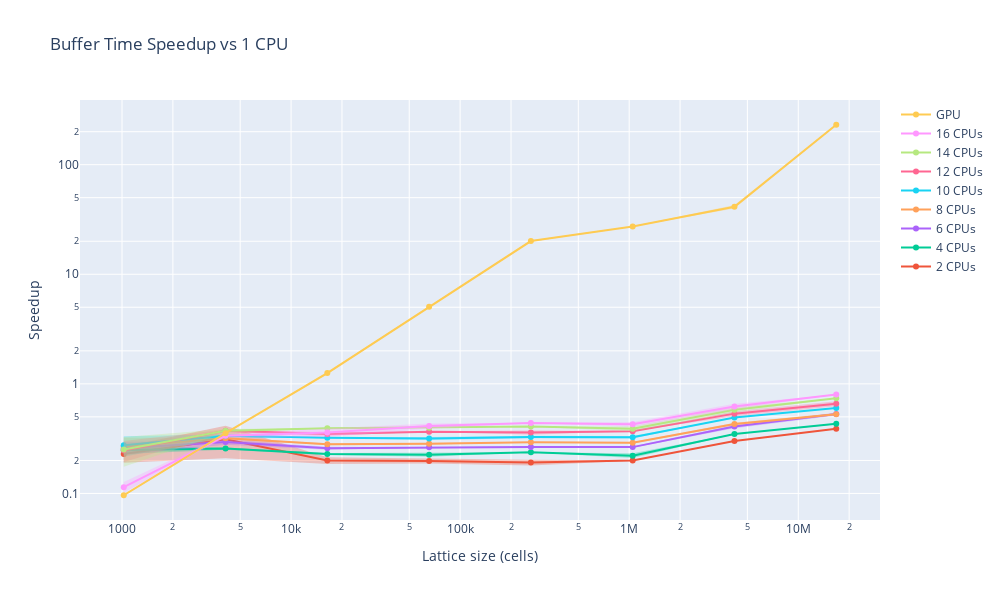

This figure's notebook cell:
### Code cell
fig = go.Figure()

for idx, (name, dfs, _) in enumerate(runs_parallel):
    for i, df in enumerate(dfs):
        dfs[i]["speedup"] = cpu_df["avgBufferTime"] / df["avgBufferTime"]

    df = pd.concat(dfs)
    df["size"] **= 2
    add_mean_std_trace(fig, df, name, idx + 1, "speedup")

fig.update_layout(title="Buffer Time Speedup vs 1 CPU", xaxis_title='Lattice size (cells)', yaxis_title="Speedup", width=plot_width, height=plot_height)
fig.update_xaxes(type="log")
fig.update_yaxes(type="log")
fig.show()

### Figure 1 — Plotly figure (JSON) as saved in the notebook; plotly's stock layout.template omitted (floating-point values rounded to 4 significant figures)
{"data": [{"line": {"color": "#EF553B"}, "mode": "lines+markers", "name": "2 CPUs", "type": "scatter", "x": [1024, 4096, 16384, 65536, 262144, 1048576, 4194304, 16777216], "y": [0.2288, 0.3117, 0.1997, 0.1977, 0.1913, 0.1995, 0.3015, 0.3891]}, {"line": {"width": 0}, "mode": "lines", "name": "2 CPUs upper", "showlegend": false, "type": "scatter", "x": [1024, 4096, 16384, 65536, 262144, 1048576, 4194304, 16777216], "y": [0.2674, 0.4143, 0.2136, 0.208, 0.2029, 0.2006, 0.3033, 0.3913]}, {"fill": "tonexty", "fillcolor": "rgba(239, 85, 59, 0.30)", "line": {"width": 0}, "mode": "lines", "name": "2 CPUs lower", "showlegend": false, "type": "scatter", "x": [1024, 4096, 16384, 65536, 262144, 1048576, 4194304, 16777216], "y": [0.1903, 0.2091, 0.1859, 0.1874, 0.1796, 0.1984, 0.2997, 0.3869]}, {"line": {"color": "#00CC96"}, "mode": "lines+markers", "name": "4 CPUs", "type": "scatter", "x": [1024, 4096, 16384, 65536, 262144, 1048576, 4194304, 16777216], "y": [0.2496, 0.2565, 0.2293, 0.2254, 0.2371, 0.2213, 0.3483, 0.4321]}, {"line": {"width": 0}, "mode": "lines", "name": "4 CPUs upper", "showlegend": false, "type": "scatter", "x": [1024, 4096, 16384, 65536, 262144, 1048576, 4194304, 16777216], "y": [0.2705, 0.2627, 0.2337, 0.2348, 0.2376, 0.2322, 0.3504, 0.4357]}, {"fill": "tonexty", "fillcolor": "rgba(0, 204, 150, 0.30)", "line": {"width": 0}, "mode": "lines", "name": "4 CPUs lower", "showlegend": false, "type": "scatter", "x": [1024, 4096, 16384, 65536, 262144, 1048576, 4194304, 16777216], "y": [0.2286, 0.2503, 0.2249, 0.216, 0.2366, 0.2105, 0.3462, 0.4284]}, {"line": {"color": "#AB63FA"}, "mode": "lines+markers", "name": "6 CPUs", "type": "scatter", "x": [1024, 4096, 16384, 65536, 262144, 1048576, 4194304, 16777216], "y": [0.259, 0.2942, 0.2585, 0.2635, 0.2652, 0.2648, 0.4078, 0.5303]}, {"line": {"width": 0}, "mode": "lines", "name": "6 CPUs upper", "showlegend": false, "type": "scatter", "x": [1024, 4096, 16384, 65536, 262144, 1048576, 4194304, 16777216], "y": [0.2942, 0.3096, 0.2669, 0.2644, 0.2686, 0.2685, 0.4212, 0.5464]}, {"fill": "tonexty", "fillcolor": "rgba(171, 99, 250, 0.30)", "line": {"width": 0}, "mode": "lines", "name": "6 CPUs lower", "showlegend": false, "type": "scatter", "x": [1024, 4096, 16384, 65536, 262144, 1048576, 4194304, 16777216], "y": [0.2239, 0.2789, 0.2502, 0.2627, 0.2617, 0.2611, 0.3944, 0.5143]}, {"line": {"color": "#FFA15A"}, "mode": "lines+markers", "name": "8 CPUs", "type": "scatter", "x": [1024, 4096, 16384, 65536, 262144, 1048576, 4194304, 16777216], "y": [0.2701, 0.3186, 0.2807, 0.2847, 0.2934, 0.2901, 0.4302, 0.5287]}, {"line": {"width": 0}, "mode": "lines", "name": "8 CPUs upper", "showlegend": false, "type": "scatter", "x": [1024, 4096, 16384, 65536, 262144, 1048576, 4194304, 16777216], "y": [0.3217, 0.3224, 0.2867, 0.2895, 0.2943, 0.2941, 0.4417, 0.5417]}, {"fill": "tonexty", "fillcolor": "rgba(255, 161, 90, 0.30)", "line": {"width": 0}, "mode": "lines", "name": "8 CPUs lower", "showlegend": false, "type": "scatter", "x": [1024, 4096, 16384, 65536, 262144, 1048576, 4194304, 16777216], "y": [0.2185, 0.3148, 0.2747, 0.28, 0.2924, 0.2861, 0.4186, 0.5157]}, {"line": {"color": "#19D3F3"}, "mode": "lines+markers", "name": "10 CPUs", "type": "scatter", "x": [1024, 4096, 16384, 65536, 262144, 1048576, 4194304, 16777216], "y": [0.2749, 0.3363, 0.3215, 0.3177, 0.3278, 0.3259, 0.4928, 0.6016]}, {"line": {"width": 0}, "mode": "lines", "name": "10 CPUs upper", "showlegend": false, "type": "scatter", "x": [1024, 4096, 16384, 65536, 262144, 1048576, 4194304, 16777216], "y": [0.3334, 0.3474, 0.3249, 0.3274, 0.3367, 0.3339, 0.4934, 0.6023]}, {"fill": "tonexty", "fillcolor": "rgba(25, 211, 243, 0.30)", "line": {"width": 0}, "mode": "lines", "name": "10 CPUs lower", "showlegend": false, "type": "scatter", "x": [1024, 4096, 16384, 65536, 262144, 1048576, 4194304, 16777216], "y": [0.2165, 0.3253, 0.3182, 0.3081, 0.3188, 0.3178, 0.4923, 0.6008]}, {"line": {"color": "#FF6692"}, "mode": "lines+markers", "name": "12 CPUs", "type": "scatter", "x": [1024, 4096, 16384, 65536, 262144, 1048576, 4194304, 16777216], "y": [0.2468, 0.3725, 0.3487, 0.3652, 0.3595, 0.3691, 0.535, 0.6597]}, {"line": {"width": 0}, "mode": "lines", "name": "12 CPUs upper", "showlegend": false, "type": "scatter", "x": [1024, 4096, 16384, 65536, 262144, 1048576, 4194304, 16777216], "y": [0.3003, 0.3828, 0.361, 0.3657, 0.376, 0.3696, 0.5626, 0.694]}, {"fill": "tonexty", "fillcolor": "rgba(255, 102, 146, 0.30)", "line": {"width": 0}, "mode": "lines", "name": "12 CPUs lower", "showlegend": false, "type": "scatter", "x": [1024, 4096, 16384, 65536, 262144, 1048576, 4194304, 16777216], "y": [0.1933, 0.3621, 0.3364, 0.3647, 0.3431, 0.3687, 0.5074, 0.6253]}, {"line": {"color": "#B6E880"}, "mode": "lines+markers", "name": "14 CPUs", "type": "scatter", "x": [1024, 4096, 16384, 65536, 262144, 1048576, 4194304, 16777216], "y": [0.2513, 0.3736, 0.3929, 0.3976, 0.4076, 0.3896, 0.5804, 0.74]}, {"line": {"width": 0}, "mode": "lines", "name": "14 CPUs upper", "showlegend": false, "type": "scatter", "x": [1024, 4096, 16384, 65536, 262144, 1048576, 4194304, 16777216], "y": [0.3277, 0.3864, 0.398, 0.4009, 0.4087, 0.4093, 0.6137, 0.7409]}, {"fill": "tonexty", "fillcolor": "rgba(182, 232, 128, 0.30)", "line": {"width": 0}, "mode": "lines", "name": "14 CPUs lower", "showlegend": false, "type": "scatter", "x": [1024, 4096, 16384, 65536, 262144, 1048576, 4194304, 16777216], "y": [0.1749, 0.3607, 0.3877, 0.3943, 0.4064, 0.3698, 0.5471, 0.7391]}, {"line": {"color": "#FF97FF"}, "mode": "lines+markers", "name": "16 CPUs", "type": "scatter", "x": [1024, 4096, 16384, 65536, 262144, 1048576, 4194304, 16777216], "y": [0.1141, 0.3354, 0.3596, 0.4123, 0.4394, 0.4283, 0.6207, 0.8008]}, {"line": {"width": 0}, "mode": "lines", "name": "16 CPUs upper", "showlegend": false, "type": "scatter", "x": [1024, 4096, 16384, 65536, 262144, 1048576, 4194304, 16777216], "y": [0.1269, 0.3455, 0.3913, 0.4352, 0.4408, 0.4497, 0.6589, 0.8015]}, {"fill": "tonexty", "fillcolor": "rgba(255, 151, 255, 0.30)", "line": {"width": 0}, "mode": "lines", "name": "16 CPUs lower", "showlegend": false, "type": "scatter", "x": [1024, 4096, 16384, 65536, 262144, 1048576, 4194304, 16777216], "y": [0.1013, 0.3253, 0.328, 0.3893, 0.438, 0.407, 0.5824, 0.8002]}, {"line": {"color": "#FECB52"}, "mode": "lines+markers", "name": "GPU", "type": "scatter", "x": [1024, 4096, 16384, 65536, 262144, 1048576, 4194304, 16777216], "y": [0.09629, 0.3547, 1.254, 5.063, 20.09, 27.33, 41.31, 231.4]}, {"line": {"width": 0}, "mode": "lines", "name": "GPU upper", "showlegend": false, "type": "scatter", "x": [1024, 4096, 16384, 65536, 262144, 1048576, 4194304, 16777216], "y": [0.09849, 0.359, 1.288, 5.112, 20.34, 27.45, 42.82, 233.1]}, {"fill": "tonexty", "fillcolor": "rgba(254, 203, 82, 0.30)", "line": {"width": 0}, "mode": "lines", "name": "GPU lower", "showlegend": false, "type": "scatter", "x": [1024, 4096, 16384, 65536, 262144, 1048576, 4194304, 16777216], "y": [0.09409, 0.3504, 1.221, 5.013, 19.84, 27.21, 39.8, 229.6]}], "layout": {"height": 600, "title": {"text": "Buffer Time Speedup vs 1 CPU"}, "width": 1000, "xaxis": {"title": {"text": "Lattice size (cells)"}, "type": "log"}, "yaxis": {"title": {"text": "Speedup"}, "type": "log"}}}
